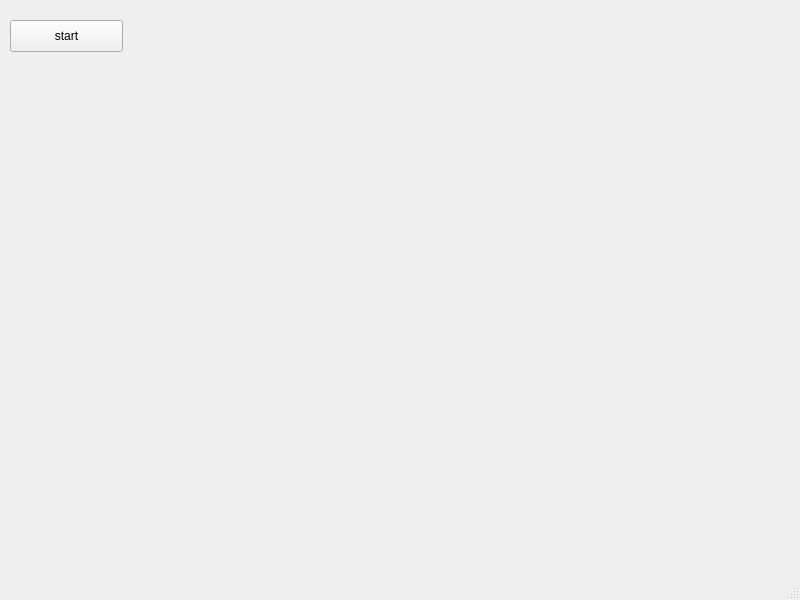
<?xml version="1.0" encoding="UTF-8"?>
<ui version="4.0">
 <class>MainWindow</class>
 <widget class="QMainWindow" name="MainWindow">
  <property name="geometry">
   <rect>
    <x>0</x>
    <y>0</y>
    <width>800</width>
    <height>600</height>
   </rect>
  </property>
  <property name="windowTitle">
   <string>MainWindow</string>
  </property>
  <widget class="QWidget" name="centralwidget">
   <widget class="QPushButton" name="startButton">
    <property name="geometry">
     <rect>
      <x>10</x>
      <y>20</y>
      <width>113</width>
      <height>32</height>
     </rect>
    </property>
    <property name="text">
     <string>start</string>
    </property>
   </widget>
  </widget>
  <widget class="QMenuBar" name="menubar">
   <property name="geometry">
    <rect>
     <x>0</x>
     <y>0</y>
     <width>800</width>
     <height>24</height>
    </rect>
   </property>
  </widget>
  <widget class="QStatusBar" name="statusbar"/>
 </widget>
 <resources/>
 <connections/>
</ui>
